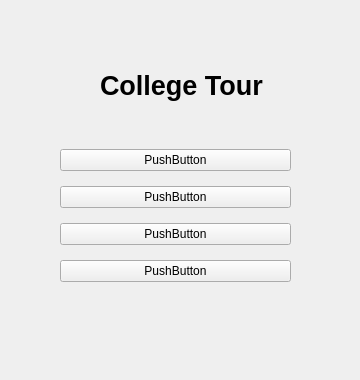
<?xml version="1.0" encoding="UTF-8"?>
<ui version="4.0">
 <class>HomePage</class>
 <widget class="QWidget" name="HomePage">
  <property name="geometry">
   <rect>
    <x>0</x>
    <y>0</y>
    <width>360</width>
    <height>380</height>
   </rect>
  </property>
  <property name="windowTitle">
   <string>College Tour</string>
  </property>
  <property name="styleSheet">
   <string notr="true"/>
  </property>
  <widget class="QLabel" name="label">
   <property name="geometry">
    <rect>
     <x>100</x>
     <y>60</y>
     <width>171</width>
     <height>51</height>
    </rect>
   </property>
   <property name="text">
    <string>&lt;html&gt;&lt;head/&gt;&lt;body&gt;&lt;p&gt;&lt;span style=&quot; font-size:20pt; font-weight:700;&quot;&gt;College Tour&lt;/span&gt;&lt;/p&gt;&lt;/body&gt;&lt;/html&gt;</string>
   </property>
  </widget>
  <widget class="QWidget" name="">
   <property name="geometry">
    <rect>
     <x>60</x>
     <y>140</y>
     <width>231</width>
     <height>151</height>
    </rect>
   </property>
   <layout class="QVBoxLayout" name="verticalLayout_3">
    <item>
     <widget class="QPushButton" name="pushButton">
      <property name="text">
       <string>PushButton</string>
      </property>
     </widget>
    </item>
    <item>
     <widget class="QPushButton" name="pushButton_2">
      <property name="text">
       <string>PushButton</string>
      </property>
     </widget>
    </item>
    <item>
     <widget class="QPushButton" name="pushButton_3">
      <property name="text">
       <string>PushButton</string>
      </property>
     </widget>
    </item>
    <item>
     <widget class="QPushButton" name="pushButton_4">
      <property name="text">
       <string>PushButton</string>
      </property>
     </widget>
    </item>
   </layout>
  </widget>
 </widget>
 <resources/>
 <connections/>
</ui>
